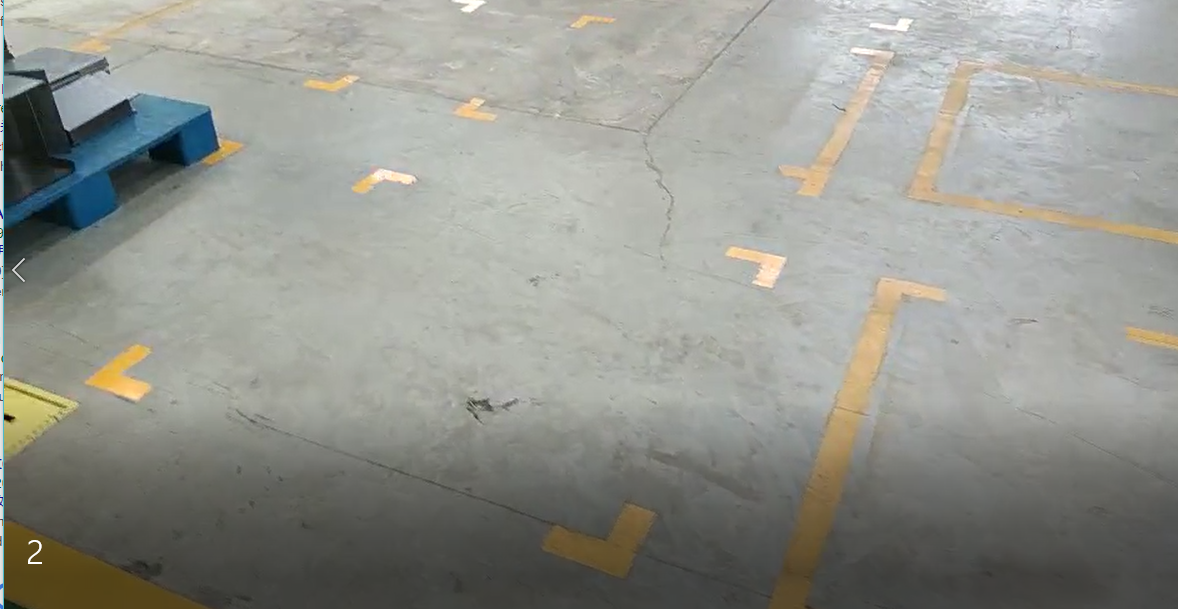
//> input picture data/agv/line3.png, 1178 x 609 px
$ ./YCrCbDemo   (built with g++ and OpenCV 4)
//> lines starting //> are read from the running program, lines starting //| are printed output that depends on the picture; after the words box and inside, x2 and y2 are one past the last pixel; in counts of white or black regions, pixels touching at a corner belong together
#include <iostream>
#include <vector>
#include <stack>

#include <opencv2/core/core.hpp>
#include <opencv2/features2d/features2d.hpp>
#include <opencv2/highgui/highgui.hpp>
#include <opencv2/imgproc/imgproc.hpp>
#include <opencv2/calib3d/calib3d.hpp>

using namespace std;
using namespace cv;

typedef struct _Feather
{
	int label;              // 连通域的label值
	int area;               // 连通域的面积
	Rect boundingbox;       // 连通域的外接矩形框
} Feather;

struct sortY {
	bool operator() (cv::Point pt1, cv::Point pt2) { return (pt1.y < pt2.y); }
} mySortY;

/*
Input:
src: 待检测连通域的二值化图像
Output:
dst: 标记后的图像
featherList: 连通域特征的清单
return：
连通域数量。
*/
// [101 lines left out: function bwLabel, not called in this run]

void drawAxis(Mat& img, Point p, Point q, Scalar colour, const float scale = 0.2)
{
	double angle;
	double hypotenuse;
	angle = atan2((double)p.y - q.y, (double)p.x - q.x); // angle in radians
	hypotenuse = sqrt((double)(p.y - q.y) * (p.y - q.y) + (p.x - q.x) * (p.x - q.x));
	// double degrees = angle * 180 / CV_PI; // convert radians to degrees (0-180 range)
	// cout << "Degrees: " << abs(degrees - 180) << endl; // angle in 0-360 degrees range
	// Here we lengthen the arrow by a factor of scale
	q.x = (int)(p.x - scale * hypotenuse * cos(angle));
	q.y = (int)(p.y - scale * hypotenuse * sin(angle));
	line(img, p, q, colour, 1, CV_AA);
	// create the arrow hooks
	p.x = (int)(q.x + 9 * cos(angle + CV_PI / 4));
	p.y = (int)(q.y + 9 * sin(angle + CV_PI / 4));
	line(img, p, q, colour, 1, CV_AA);
	p.x = (int)(q.x + 9 * cos(angle - CV_PI / 4));
	p.y = (int)(q.y + 9 * sin(angle - CV_PI / 4));
	line(img, p, q, colour, 1, CV_AA);
}

Point2f getOrientation(vector<Point> &pts, Mat &img)
{
	//Construct a buffer used by the pca analysis
	Mat data_pts = Mat(pts.size(), 2, CV_64FC1);
	for (int i = 0; i < data_pts.rows; ++i)
	{
		data_pts.at<double>(i, 0) = pts[i].x;
		data_pts.at<double>(i, 1) = pts[i].y;
	}

	//Perform PCA analysis
	PCA pca_analysis(data_pts, Mat(), CV_PCA_DATA_AS_ROW);

	//Store the position of the object
	Point pos = Point(pca_analysis.mean.at<double>(0, 0),
		pca_analysis.mean.at<double>(0, 1));

	//Store the eigenvalues and eigenvectors
	vector<Point2d> eigen_vecs(2);
	vector<double> eigen_val(2);
	for (int i = 0; i < 2; ++i)
	{
		eigen_vecs[i] = Point2d(pca_analysis.eigenvectors.at<double>(i, 0),
			pca_analysis.eigenvectors.at<double>(i, 1));

		eigen_val[i] = pca_analysis.eigenvalues.at<double>(i, 0);
	}

	// Draw the principal components
	circle(img, pos, 3, CV_RGB(255, 0, 255), 2);

	Point p1 = pos + 0.02 * Point(static_cast<int>(eigen_vecs[0].x * eigen_val[0]), static_cast<int>(eigen_vecs[0].y * eigen_val[0]));
	Point p2 = pos - 0.02 * Point(static_cast<int>(eigen_vecs[1].x * eigen_val[1]), static_cast<int>(eigen_vecs[1].y * eigen_val[1]));
	drawAxis(img, pos, p1, Scalar(0, 255, 0), 1);
	drawAxis(img, pos, p2, Scalar(255, 255, 0), 5);
	double angle = atan2(eigen_vecs[0].y, eigen_vecs[0].x); // orientation in radians
	return pos;

}

void DrawArrow(cv::Mat& img, cv::Point pStart, cv::Point pEnd, int len, int alpha,
	cv::Scalar& color, int thickness, int lineType)
{
	const double PI = 3.1415926;
	Point arrow;
	//计算 θ 角（最简单的一种情况在下面图示中已经展示，关键在于 atan2 函数，详情见下面）
	double angle = atan2((double)(pStart.y - pEnd.y), (double)(pStart.x - pEnd.x));
	line(img, pStart, pEnd, color, thickness, lineType);
	//计算箭角边的另一端的端点位置（上面的还是下面的要看箭头的指向，也就是pStart和pEnd的位置）
	arrow.x = pEnd.x + len * cos(angle + PI * alpha / 180);
	arrow.y = pEnd.y + len * sin(angle + PI * alpha / 180);
	line(img, pEnd, arrow, color, thickness, lineType);
	arrow.x = pEnd.x + len * cos(angle - PI * alpha / 180);
	arrow.y = pEnd.y + len * sin(angle - PI * alpha / 180);
	line(img, pEnd, arrow, color, thickness, lineType);
}

// [269 lines left out: function ThinImage, not called in this run]

Mat ImageThin(Mat &src, const int maxIteration, Mat& dst)
{
	Mat src_binary;
	threshold(src, src_binary, 128, 1, THRESH_BINARY);
	assert(src.type() == CV_8UC1);
	int width = src.cols;
	int height = src.rows;
	src_binary.copyTo(dst);
	int count = 0;
	while (true)
	{
		count++;
		if (maxIteration != -1 && count > maxIteration)                  //限制次数并且迭代次数达到
			break;
		vector<uchar *>mFlag;           //用于标记需要删除的点
		//对点标记
		for (int i = 0; i < height; ++i)
		{
			uchar * p = dst.ptr<uchar>(i);
			for (int j = 0; j < width; ++j)
			{
				//如果满足四个条件，进行标记
				//  p9 p2 p3
				//  p8 p1 p4
				//  p7 p6 p5
				uchar p1 = p[j];
				if (p1 != 1) continue;
				uchar p4 = (j == width - 1) ? 0 : *(p + j + 1);
				uchar p8 = (j == 0) ? 0 : *(p + j - 1);
				uchar p2 = (i == 0) ? 0 : *(p - dst.step + j);
				uchar p3 = (i == 0 || j == width - 1) ? 0 : *(p - dst.step + j + 1);
				uchar p9 = (i == 0 || j == 0) ? 0 : *(p - dst.step + j - 1);
				uchar p6 = (i == height - 1) ? 0 : *(p + dst.step + j);
				uchar p5 = (i == height - 1 || j == width - 1) ? 0 : *(p + dst.step + j + 1);
				uchar p7 = (i == height - 1 || j == 0) ? 0 : *(p + dst.step + j - 1);
				if ((p2 + p3 + p4 + p5 + p6 + p7 + p8 + p9) >= 2 && (p2 + p3 + p4 + p5 + p6 + p7 + p8 + p9) <= 6)
				{
					int ap = 0;
					if (p2 == 0 && p3 == 1) ++ap;
					if (p3 == 0 && p4 == 1) ++ap;
					if (p4 == 0 && p5 == 1) ++ap;
					if (p5 == 0 && p6 == 1) ++ap;
					if (p6 == 0 && p7 == 1) ++ap;
					if (p7 == 0 && p8 == 1) ++ap;
					if (p8 == 0 && p9 == 1) ++ap;
					if (p9 == 0 && p2 == 1) ++ap;

					if (ap == 1 && p2 * p4 * p6 == 0 && p4 * p6 * p8 == 0)
					{
						mFlag.push_back(p + j);
					}
				}
			}
		}

		//将标记的点删除
		for (std::vector<uchar *>::iterator i = mFlag.begin(); i != mFlag.end(); ++i)
		{
			**i = 0;
		}

		//直到没有点满足，算法结束
		if (mFlag.empty())
		{
			break;
		}
		else
		{
			mFlag.clear();//将mFlag清空
		}

		//对点标记
		for (int i = 0; i < height; ++i)
		{
			uchar * p = dst.ptr<uchar>(i);
			for (int j = 0; j < width; ++j)
			{
				//如果满足四个条件，进行标记
				//  p9 p2 p3
				//  p8 p1 p4
				//  p7 p6 p5
				uchar p1 = p[j];
				if (p1 != 1) continue;
				uchar p4 = (j == width - 1) ? 0 : *(p + j + 1);
				uchar p8 = (j == 0) ? 0 : *(p + j - 1);
				uchar p2 = (i == 0) ? 0 : *(p - dst.step + j);
				uchar p3 = (i == 0 || j == width - 1) ? 0 : *(p - dst.step + j + 1);
				uchar p9 = (i == 0 || j == 0) ? 0 : *(p - dst.step + j - 1);
				uchar p6 = (i == height - 1) ? 0 : *(p + dst.step + j);
				uchar p5 = (i == height - 1 || j == width - 1) ? 0 : *(p + dst.step + j + 1);
				uchar p7 = (i == height - 1 || j == 0) ? 0 : *(p + dst.step + j - 1);

				if ((p2 + p3 + p4 + p5 + p6 + p7 + p8 + p9) >= 2 && (p2 + p3 + p4 + p5 + p6 + p7 + p8 + p9) <= 6)
				{
					int ap = 0;
					if (p2 == 0 && p3 == 1) ++ap;
					if (p3 == 0 && p4 == 1) ++ap;
					if (p4 == 0 && p5 == 1) ++ap;
					if (p5 == 0 && p6 == 1) ++ap;
					if (p6 == 0 && p7 == 1) ++ap;
					if (p7 == 0 && p8 == 1) ++ap;
					if (p8 == 0 && p9 == 1) ++ap;
					if (p9 == 0 && p2 == 1) ++ap;

					if (ap == 1 && p2 * p4 * p8 == 0 && p2 * p6 * p8 == 0)
					{
						//标记
						mFlag.push_back(p + j);
					}
				}
			}
		}

		//将标记的点删除
		for (std::vector<uchar *>::iterator i = mFlag.begin(); i != mFlag.end(); ++i)
		{
			**i = 0;
		}

		//直到没有点满足，算法结束
		if (mFlag.empty())
		{
			break;
		}
		else
		{
			mFlag.clear();//将mFlag清空
		}
		//对点标记
		for (int i = 0; i < height; ++i)
		{
			uchar * p = dst.ptr<uchar>(i);
			for (int j = 0; j < width; ++j)
			{
				//如果满足四个条件，进行标记
				//  p9 p2 p3
				//  p8 p1 p4
				//  p7 p6 p5
				uchar p1 = p[j];
				if (p1 != 1) continue;
				uchar p4 = (j == width - 1) ? 0 : *(p + j + 1);
				uchar p8 = (j == 0) ? 0 : *(p + j - 1);
				uchar p2 = (i == 0) ? 0 : *(p - dst.step + j);
				uchar p3 = (i == 0 || j == width - 1) ? 0 : *(p - dst.step + j + 1);
				uchar p9 = (i == 0 || j == 0) ? 0 : *(p - dst.step + j - 1);
				uchar p6 = (i == height - 1) ? 0 : *(p + dst.step + j);
				uchar p5 = (i == height - 1 || j == width - 1) ? 0 : *(p + dst.step + j + 1);
				uchar p7 = (i == height - 1 || j == 0) ? 0 : *(p + dst.step + j - 1);

				if ((p2 + p3 + p4 + p5 + p6 + p7 + p8 + p9) >= 2 && (p2 + p3 + p4 + p5 + p6 + p7 + p8 + p9) <= 6)
				{
					int ap = 0;
					if (p2 == 0 && p3 == 1) ++ap;
					if (p3 == 0 && p4 == 1) ++ap;
					if (p4 == 0 && p5 == 1) ++ap;
					if (p5 == 0 && p6 == 1) ++ap;
					if (p6 == 0 && p7 == 1) ++ap;
					if (p7 == 0 && p8 == 1) ++ap;
					if (p8 == 0 && p9 == 1) ++ap;
					if (p9 == 0 && p2 == 1) ++ap;

					if (ap == 1 && p2 * p4 * p8 == 0 && p2 * p6 * p8 == 0)
					{
						//标记
						mFlag.push_back(p + j);
					}
				}
			}
		}

		//将标记的点删除
		for (std::vector<uchar *>::iterator i = mFlag.begin(); i != mFlag.end(); ++i)
		{
			**i = 0;
		}

		//直到没有点满足，算法结束
		if (mFlag.empty())
		{
			break;
		}
		else
		{
			mFlag.clear();//将mFlag清空
		}

	}
	return dst;
}

void GetQuadCamTf(Mat img, vector<Point2f> crossPoints)
{
	// [10 lines of commented-out code are left out]
	double k1 = (crossPoints[3].y - crossPoints[0].y) / (crossPoints[3].x - crossPoints[0].x);
	double b1 = (crossPoints[3].x * crossPoints[0].y - crossPoints[0].x * crossPoints[3].y) / (crossPoints[3].x - crossPoints[0].x);
	double k2 = (crossPoints[2].y - crossPoints[1].y) / (crossPoints[2].x - crossPoints[1].x);
	double b2 = (crossPoints[2].x * crossPoints[1].y - crossPoints[1].x * crossPoints[2].y) / (crossPoints[2].x - crossPoints[1].x);

	//两条对角线交点的X坐标
	double cross_x = -(b1 - b2) / (k1 - k2);
	double cross_y = (k1*b2 - k2 *b1) / (k1 - k2);

	double center_x = (crossPoints[0].x + crossPoints[1].x) / 2;
	double center_y = (crossPoints[0].y + crossPoints[1].y) / 2;
	if (cross_x >= 0 && cross_y >= 0 && cross_x <= img.cols && cross_y <= img.rows)     //保证交点在图像的范围之内
	{
		//quad coordinate
		Scalar lineColor = Scalar(0, 0, 255);
		DrawArrow(img, Point(cross_x, cross_y), Point(center_x, center_y), 25, 30, lineColor, 1, CV_AA);
		lineColor = Scalar(0, 255, 0);
		DrawArrow(img, Point(cross_x, cross_y), Point(cross_x, cross_y - 200), 25, 30, lineColor, 1, CV_AA);
		//L
		lineColor = Scalar(255, 0, 0);
		DrawArrow(img, Point(cross_x, cross_y), Point(img.cols / 2, img.rows / 2), 25, 30, lineColor, 1, CV_AA);
		double L = sqrt(pow(cross_x - img.cols / 2, 2) + pow(cross_y - img.rows / 2, 2));

		Point2f pt0(cross_x, cross_y);
		Point2f pt1(center_x, center_y);
		Point2f pt2(img.cols / 2, img.rows / 2);
		Point2f pt3(cross_x, cross_y - 200);
	}

}

int main()
{
	Mat frame;
	Mat result, tmp;
	Mat Y, Cr, Cb;
	vector<Mat> channels;
	bool stop = false;

	frame = imread("line3.png");
//> frame is the input picture: 609 rows x 1178 cols, CV_8UC3; mean B, G, R 141.6, 148.6, 147.3
	frame.copyTo(tmp);					 //backup
	/*转换颜色空间并分割颜色通道*/
	cvtColor(tmp, tmp, CV_BGR2YCrCb);
	split(tmp, channels);
	Y = channels.at(0);
	Cr = channels.at(1);
	Cb = channels.at(2);

	result.create(frame.rows, frame.cols, CV_8UC1);

	/*遍历图像，将符合阈值范围的像素设置为255，其余为0*/
	for (int j = 0; j < Y.rows - 1; j++)
	{
		uchar* currentCr = Cr.ptr< uchar>(j);
		uchar* currentCb = Cb.ptr< uchar>(j);
		uchar* current = result.ptr< uchar>(j);
		for (int i = 0; i < Y.cols - 1; i++)
		{
			if ((currentCr[i] > 135) && (currentCr[i] < 175) && (currentCb[i] > 60) && (currentCb[i] < 118))
				current[i] = 255;
			else
				current[i] = 0;
		}
	}

	Mat element = getStructuringElement(MORPH_RECT, Size(11, 11));
	morphologyEx(result, result, MORPH_CLOSE, element);
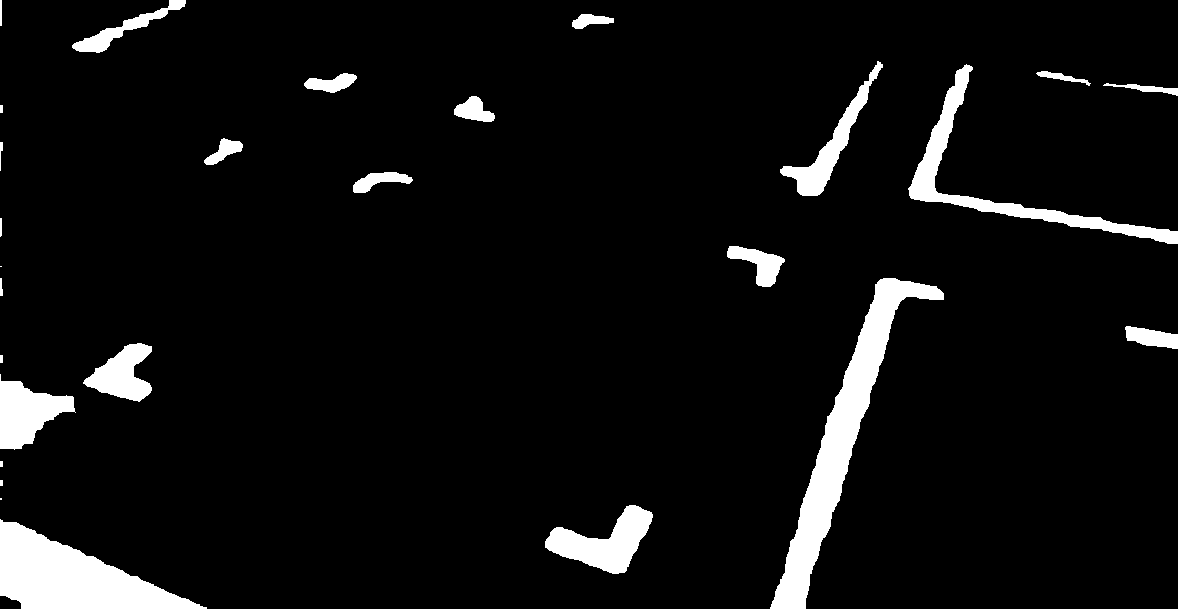
//> result: 609 rows x 1178 cols, CV_8UC1; 6.2% white; 27 white regions (4 under 20 px)

	// [9 lines of commented-out code are left out]
	vector<vector<Point> > contours;
	vector<Vec4i> hierarchy;
	findContours(result, contours, hierarchy, CV_RETR_LIST, CV_CHAIN_APPROX_NONE);
//> contours = 27 contours, 8 with area under 20; largest, box (x1, y1, x2, y2) and area: (770, 278, 944, 609) 10682, (0, 519, 207, 609) 9179, (908, 64, 1178, 244) 4828, (545, 505, 653, 574) 3428, (0, 374, 76, 450) 3018

	Mat drawing = Mat::zeros(frame.size(), CV_8UC1);

	for (size_t i = 0; i < contours.size(); i++)
	{
		// Calculate the area of each contour
		double area = contourArea(contours[i]);
		// Ignore contours that are too small or too large
		if (area < 1e2 || 1e5 < area) continue;

		if (hierarchy[i][3] != -1)//表示其为某一个轮廓的内嵌轮廓
		{
			if (hierarchy[hierarchy[i][3]][3] == -1)//表示其为最外层轮廓，上面检测到的是其线条的内部
			{
				drawContours(drawing, contours, i, Scalar(0), -1);
			}
			else
			{
				drawContours(drawing, contours, i, Scalar(255), -1);
			}
		}
		else
		{
			drawContours(drawing, contours, i, Scalar(255), -1);
		}
	}
//> this loop made 27 passes
//> area on passes 1, 2, 6, 8: 9179, 3427.5, 3017.5, 2152.5

	//thin the contours
	Mat dst;
	//ThinImage(drawing, dst);
	ImageThin(drawing, -1, dst);
//> after the loop in ImageThin, `while (true)`: count = 20
	dst = dst * 255;
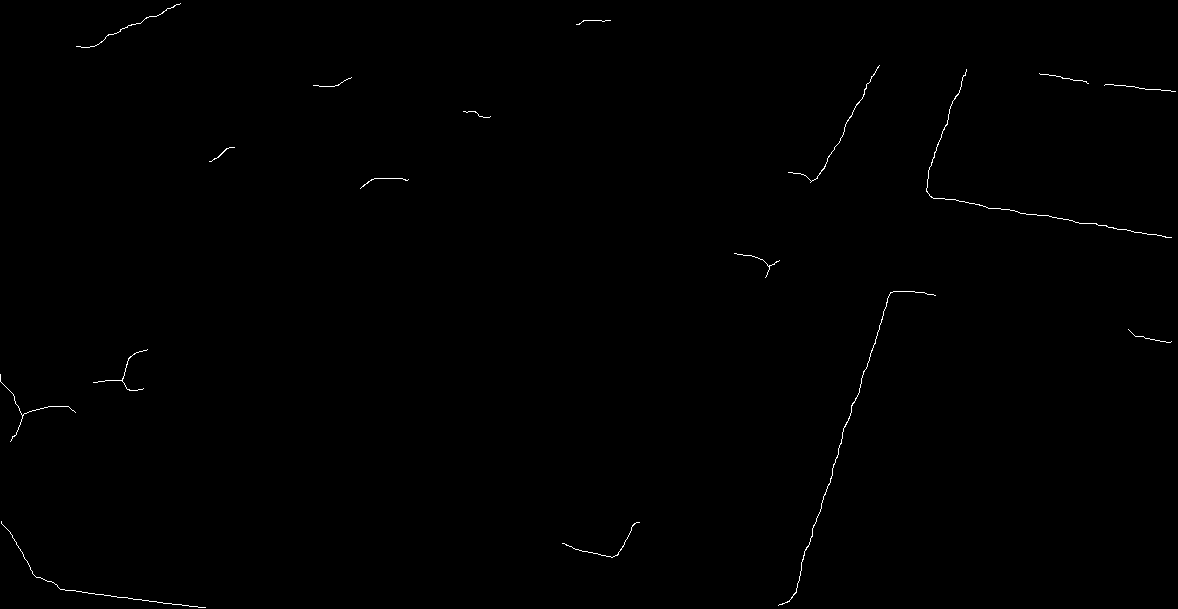
//> dst: 609 rows x 1178 cols, CV_8UC1; 0.29% white in thin lines or dots

	vector<vector<Point> > _contours;
	vector<Vec4i> _hierarchy;
	findContours(dst, _contours, _hierarchy, CV_RETR_LIST, CV_CHAIN_APPROX_NONE);
	vector<double> angles;
	vector<Point2f> points;
	Mat _drawing = Mat::zeros(frame.size(), CV_8UC1);

	for (size_t j = 0; j < _contours.size(); ++j)
	{
		// Calculate the area of each contour
		int size = _contours[j].size();
		// Ignore contours that are too small or too large
		if (size < 70 || 200 < size) continue;

		// Draw each contour only for visualisation purposes
		drawContours(_drawing, _contours, j, Scalar(255), 2, 8, hierarchy, 0);
		// Find the orientation of each shape
		points.push_back(getOrientation(_contours[j], frame));
	}
//> this loop made 17 passes
//> size on passes 2, 3, 6, 9: 452, 243, 728, 50
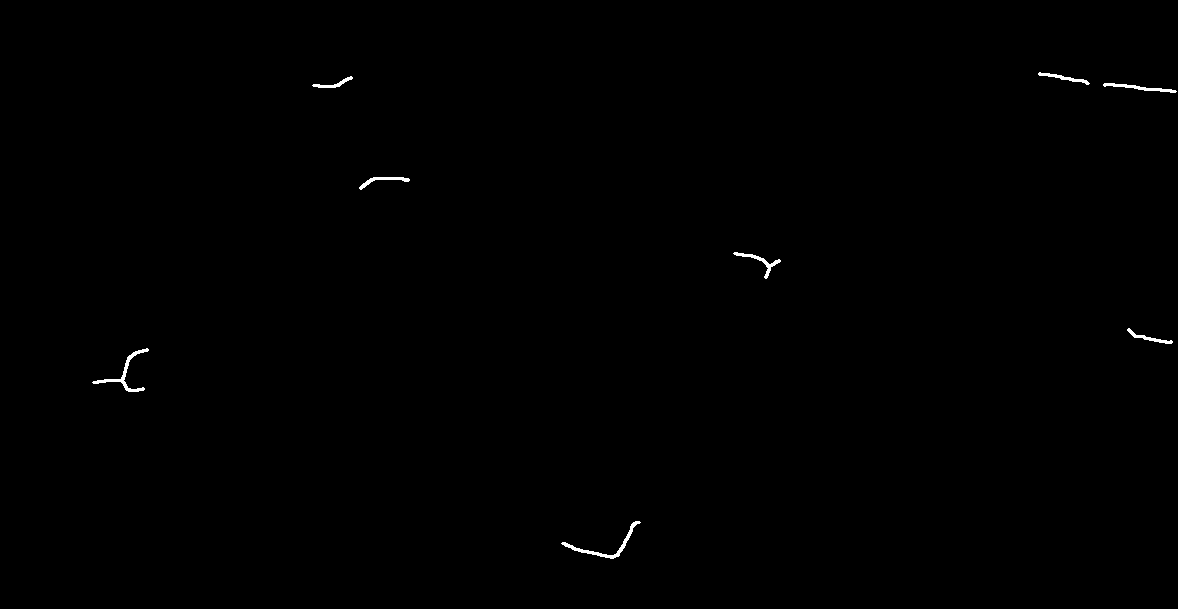
//> _drawing: 609 rows x 1178 cols, CV_8UC1; 0.25% white; 8 white regions, largest, box (x1, y1, x2, y2) and area: (561, 521, 641, 559) 355, (92, 348, 149, 392) 346, (1103, 83, 1177, 93) 235
	// [7 lines of commented-out code are left out]
	sort(points.begin(), points.end(), mySortY);
//> points = 8 Points (x, y): [1063, 77], [332, 83], [1139, 87], [384, 179], [758, 260], [1149, 337], [123, 374], [604, 545]
	while (points.size() > 4)
	{
		points.erase(points.begin());
	}
//> this loop made 4 passes
	// [10 lines of commented-out code are left out]
	if (points[0].x > points[1].x)
		swap(points[0], points[1]);
	if (points[2].x > points[3].x)
		swap(points[2], points[3]);

	GetQuadCamTf(frame, points);
//> in GetQuadCamTf, `double k1 = (crossPoints[3].y - crossPoints[0].y) / (crossPoints[3].x ..`: k1 = -1.85
//> in GetQuadCamTf, `double b1 = (crossPoints[3].x * crossPoints[0].y - crossPoints[0].x * ..`: b1 = 1662.8
//> in GetQuadCamTf, `double k2 = (crossPoints[2].y - crossPoints[1].y) / (crossPoints[2].x ..`: k2 = -0.0361
//> in GetQuadCamTf, `double b2 = (crossPoints[2].x * crossPoints[1].y - crossPoints[1].x * ..`: b2 = 378.4
//> in GetQuadCamTf, `double cross_x = -(b1 - b2) / (k1 - k2);`: cross_x = 707.8
//> in GetQuadCamTf, `double cross_y = (k1*b2 - k2 *b1) / (k1 - k2);`: cross_y = 352.9
//> in GetQuadCamTf, `double center_x = (crossPoints[0].x + crossPoints[1].x) / 2;`: center_x = 953.5
//> in GetQuadCamTf, `double center_y = (crossPoints[0].y + crossPoints[1].y) / 2;`: center_y = 298.5
//> in DrawArrow, `double angle = atan2((double)(pStart.y - pEnd.y), (double)(pStart.x - ..`: angle = 2.93
//> in DrawArrow, `arrow.x = pEnd.x + len * cos(angle + PI * alpha / 180);`: arrow = Point(929, 0)
//> in DrawArrow, `arrow.y = pEnd.y + len * sin(angle + PI * alpha / 180);`: arrow = Point(929, 290)
//> in DrawArrow, `arrow.x = pEnd.x + len * cos(angle - PI * alpha / 180);`: arrow = Point(934, 290)
//> in DrawArrow, `arrow.y = pEnd.y + len * sin(angle - PI * alpha / 180);`: arrow = Point(934, 314)
//> call 2 of DrawArrow, with pStart = Point(707, 352), pEnd = Point(707, 152), len = 25, alpha = 30, thickness = 1, lineType = 16
//> in DrawArrow (call 2), `double angle = atan2((double)(pStart.y - pEnd.y), (double)(pStart.x - ..`: angle = 1.57
//> in DrawArrow (call 2), `line(img, pStart, pEnd, color, thickness, lineType);`:
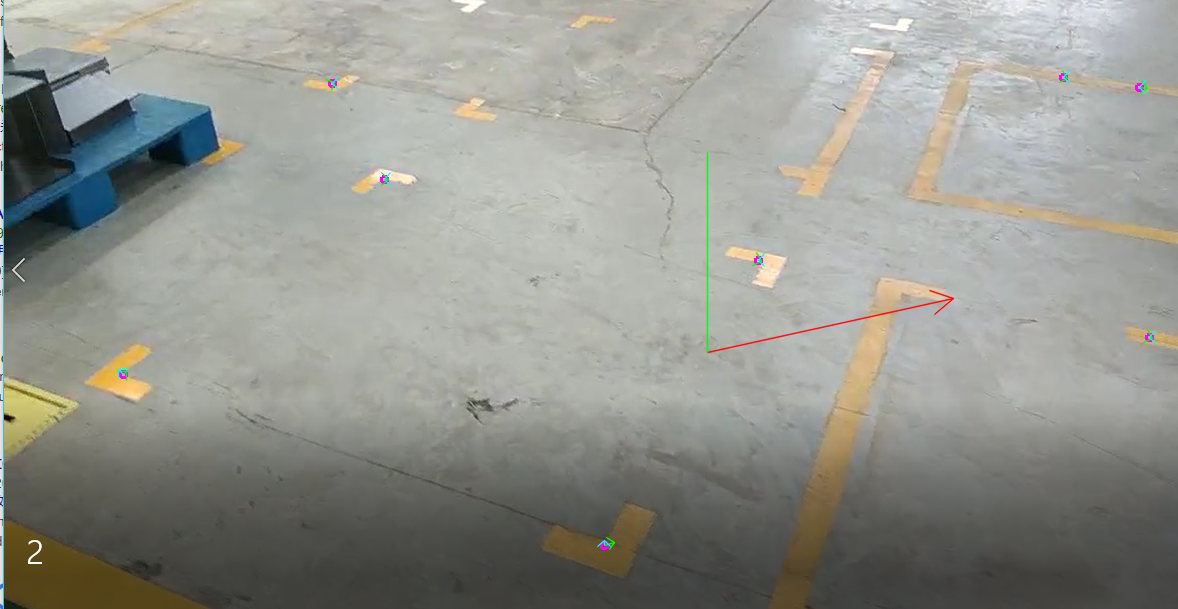
//> img: 609 rows x 1178 cols, CV_8UC3; mean B, G, R 141.5, 148.5, 147.2
//> in DrawArrow (call 2), `arrow.x = pEnd.x + len * cos(angle + PI * alpha / 180);`: arrow = Point(694, 0)
//> in DrawArrow (call 2), `arrow.y = pEnd.y + len * sin(angle + PI * alpha / 180);`: arrow = Point(694, 173)
//> in DrawArrow (call 2), `arrow.x = pEnd.x + len * cos(angle - PI * alpha / 180);`: arrow = Point(719, 173)
//> in GetQuadCamTf, `double L = sqrt(pow(cross_x - img.cols / 2, 2) + pow(cross_y - img.row..`: L = 128.5
//> in GetQuadCamTf, `Point2f pt0(cross_x, cross_y);`: pt0 = Point(707.8, 352.9)
//> in GetQuadCamTf, `Point2f pt1(center_x, center_y);`: pt1 = Point(953.5, 298.5)
//> in GetQuadCamTf, `Point2f pt3(cross_x, cross_y - 200);`: pt3 = Point(707.8, 152.9)

	imshow("frame", frame);
	imshow("result", result);

	if (waitKey(30) >= 0)
		stop = true;

	cv::waitKey();
	return 0;
}
